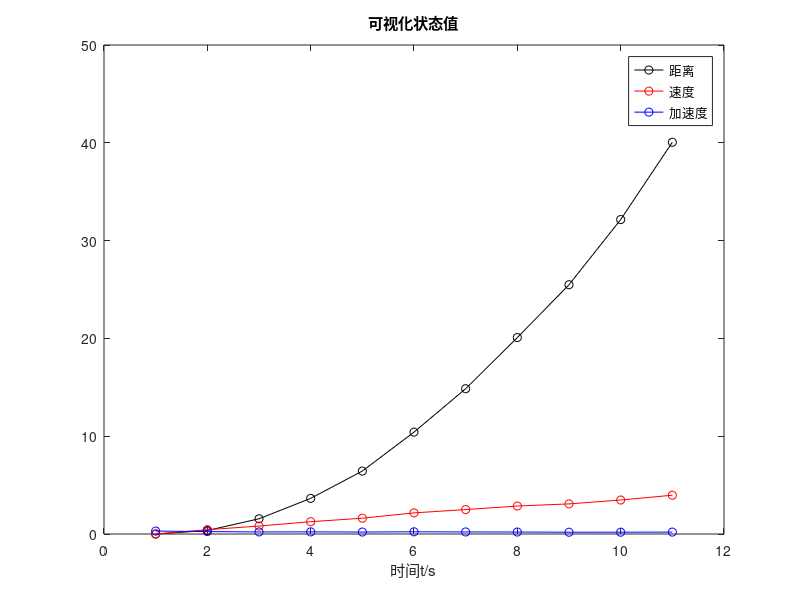
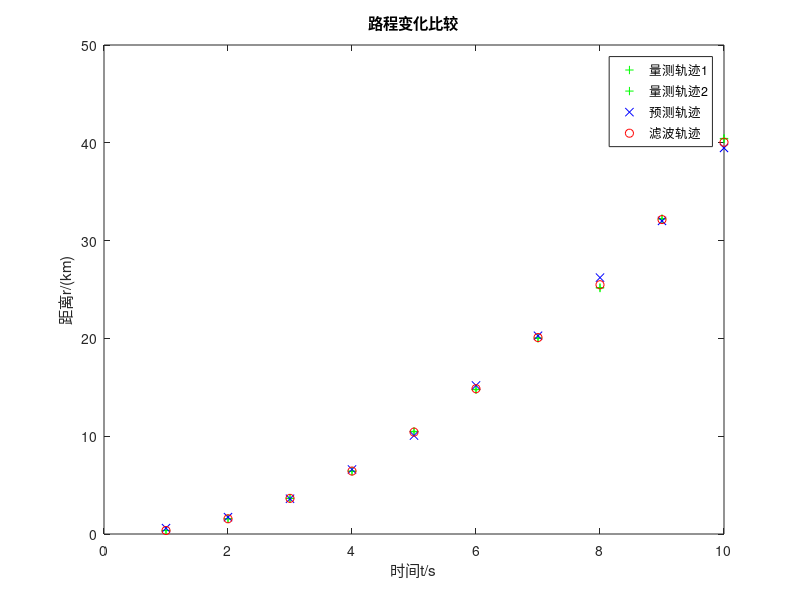
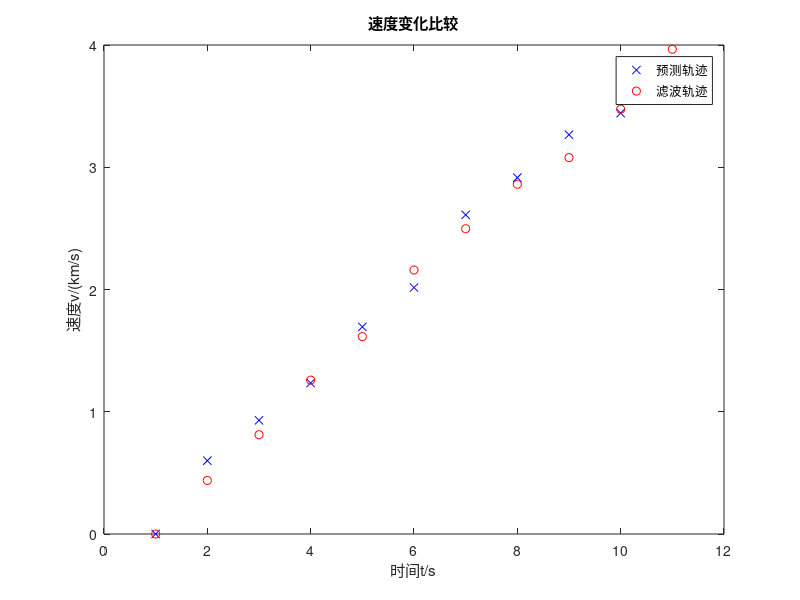
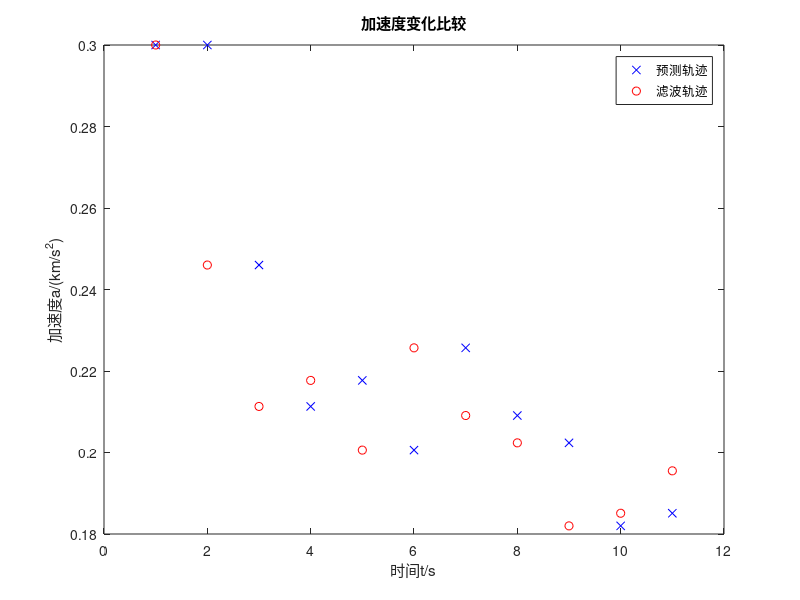

Source code (MATLAB) for these figures, in order:
clear;
clc;
%%设飞行器相对雷达做匀加速直线运动
%%假设
total_time = 20;
interval_time = 2;%间隔时间
n = total_time / interval_time; %观测点数

%%初始化变量
x = [0 0 0.3]';
p_old = diag([1 1 1]);
v = 0.15 * eye(2); % 两个传感器的噪声协方差矩阵
F = [1 2 2;
    0 1 2;
    0 0 1];
H = [1 0 0;
    1 0 0]; % 扩展到两个传感器

%%预测轨迹
x_pred = zeros(3, n + 1);
x_pred(:, 1) = x;

%%观测轨迹
z = zeros(2, n);
z_temp1 = [0.36 1.56 3.64 6.44 10.5 14.8 20.0 25.2 32.2 40.4];
z_temp2 = [0.35 1.55 3.65 6.40 10.45 14.75 20.05 25.15 32.25 40.45]; % 第二个传感器的测量值
for i = 1:n
    z(1, i) = z_temp1(i); %+ sqrt(v(1,1))* randn;
    z(2, i) = z_temp2(i); %+ sqrt(v(2,2))* randn;
end

%%滤波轨迹初态
x_kalm = x_pred;
p_kalm = p_old;

%%预测过程
for i = 2:n + 1
    x_pred(:, i) = F * x_pred(:, i - 1);
end
disp('预测状态');
disp(x_kalm);

%%滤波过程
for i = 2:n + 1
    x_pred(:, i) = F * x_kalm(:, i - 1);
    p_pred = F * p_kalm * F';
    k = p_pred * H' / (H * p_pred * H' + v);
    x_kalm(:, i) = x_pred(:, i) + k * (z(:, i - 1) - H * x_pred(:, i));
    p_kalm = (eye(3) - k * H) * p_pred;
end
disp('滤波状态');
disp(x_kalm);
disp('均方误差为：');
disp(p_kalm);

figure(1);
plot((1:n + 1), x_kalm(1, :), '-oblack', (1:n + 1), x_kalm(2, :), '-or', (1:n + 1), x_kalm(3, :), '-ob')
title('可视化状态值');
xlabel('时间t/s');
legend('距离', '速度', '加速度');
hold on;

figure(2);
plot((1:n), z(1, :), '+g', (1:n), z(2, :), '+g', (1:n), x_pred(1, 2:n + 1), 'xb', (1:n), x_kalm(1, 2:n + 1), 'or')
title('路程变化比较');
xlabel('时间t/s');
ylabel('距离r/(km)');
legend('量测轨迹1', '量测轨迹2', '预测轨迹', '滤波轨迹');
hold on;

figure(3);
plot((1:n + 1), x_pred(2, :), 'xb', (1:n + 1), x_kalm(2, :), 'or')
title('速度变化比较');
xlabel('时间t/s')
ylabel('速度v/(km/s)');
legend('预测轨迹', '滤波轨迹');
hold on;

figure(4);
plot((1:n + 1), x_pred(3, :), 'xb', (1:n + 1), x_kalm(3, :), 'or')
title('加速度变化比较');
xlabel('时间t/s');
ylabel('加速度a/(km/s^2)');
legend('预测轨迹', '滤波轨迹');
hold off;
